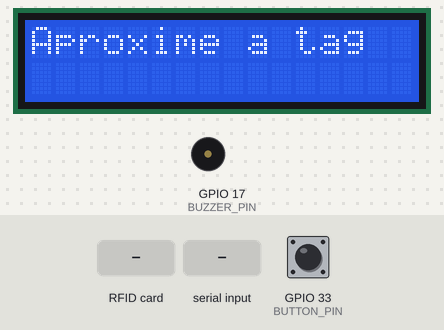
A sketch run on a simulated ESP32. On the bench: 16×2 character LCD, buzzer (waves = sounding). Inputs (shaded band) come from the test bench; at power-on: GPIO 33 (BUTTON_PIN) HIGH. What the sketch prints to the serial monitor is not drawn.

Above: at 1.3 s.
1.4 s: RFID card 5E 7A 19 C4 held to the reader
At 2.2 s:
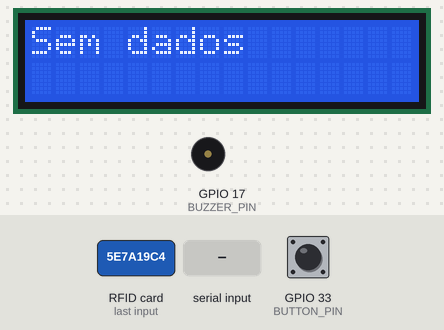
2.9 s: "2#" received over Serial
At 3.06 s:
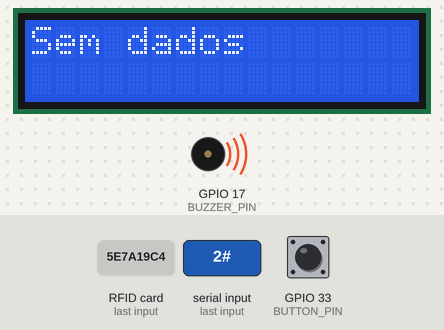
Timing chart, 0 to 5.9 s (numbered marks = the images above; inputs shaded):
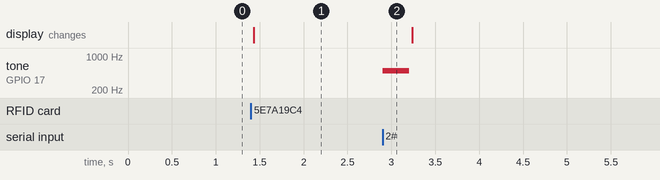

The sketch:

confg_rfid_tag.ino
```cpp
#include <MFRC522.h> //biblioteca responsável pela comunicação com o módulo RFID-RC522
#include <SPI.h> //biblioteca para comunicação do barramento SPI
#include <Wire.h>  // comunicação I2C
#include <LiquidCrystal_I2C.h>  // Biblioteca do display LCD com I2C
//RFID
#define SS_PIN    21
#define RST_PIN   22
#define SIZE_BUFFER     18
#define MAX_SIZE_BLOCK  16
// Definições para o display LCD (adapte conforme necessário)
#define I2C_ADDR    0x27  // Endereço do dispositivo I2C
#define LCD_COLS    16    // Número de colunas do LCD
#define LCD_ROWS    2     // Número de linhas do LCD
#define LCD_SDA     4
#define LCD_SCL     5
// Definição do pino do botão
#define BUTTON_PIN 33
// Definição do pino do buzzer
#define BUZZER_PIN 17
//esse objeto 'chave' é utilizado para autenticação
MFRC522::MIFARE_Key key;
//código de status de retorno da autenticação
MFRC522::StatusCode status;
// Definicoes pino modulo RC522
MFRC522 mfrc522(SS_PIN, RST_PIN);
LiquidCrystal_I2C lcd(I2C_ADDR, LCD_COLS, LCD_ROWS);
void setup() {
  pinMode(BUTTON_PIN, INPUT_PULLUP); // Configura o pino do botão como entrada com pull-up
  Wire.begin(LCD_SDA, LCD_SCL); // Inicializa a comunicação I2C com os pinos SDA e SCL
  // Inicia a serial
  Serial.begin(9600);
  SPI.begin(); // Init SPI bus
  // Inicia MFRC522
  mfrc522.PCD_Init();
  // Inicializa o LCD
  lcd.init();  // Inicializa o LCD
  lcd.backlight();  // Ativa a luz de fundo
  lcd.setCursor(0, 0);  // Define o cursor no início do display
  lcd.print("Aproxime a tag");  // Exibe a mensagem inicial
  // Mensagens iniciais no serial monitor
  Serial.println("Aproxime o seu cartao do leitor...");
  Serial.println();
}
void loop() {
  // Aguarda a aproximacao do cartao e verifica se há cartão
  if (!mfrc522.PICC_IsNewCardPresent() || !mfrc522.PICC_ReadCardSerial()) {
    // Se nenhum cartão estiver presente, exibe a mensagem no LCD
    exibirMensagemAproxime();
    return;
  }
  // Verifica se o botão foi pressionado
    if (digitalRead(BUTTON_PIN) == LOW) {
        // Chama a função de reset do programa
        resetProgram();
    }
  // Faz a leitura dos dados
  leituraDados();
}
void exibirMensagemAproxime() {
  lcd.clear();  // Limpa o display LCD
  lcd.setCursor(0, 0);  // Define o cursor no início do display
  lcd.print("Aproxime a tag");  // Exibe a mensagem inicial
}
//faz a leitura dos dados do cartão/tag
void leituraDados() {
  mfrc522.PICC_DumpDetailsToSerial(&(mfrc522.uid));
  for (byte i = 0; i < 6; i++) {
    key.keyByte[i] = 0xFF;
  }
  byte buffer[SIZE_BUFFER] = {0};
  byte bloco = 1;
  byte tamanho = SIZE_BUFFER;
  status = mfrc522.PCD_Authenticate(MFRC522::PICC_CMD_MF_AUTH_KEY_A, bloco, &key, &(mfrc522.uid));
  if (status != MFRC522::STATUS_OK) {
    Serial.print(F("Authentication failed: "));
    Serial.println(mfrc522.GetStatusCodeName(status));
    return;
  }
  status = mfrc522.MIFARE_Read(bloco, buffer, &tamanho);
  if (status != MFRC522::STATUS_OK) {
    Serial.print(F("Reading failed: "));
    Serial.println(mfrc522.GetStatusCodeName(status));
    return;
  }
  Serial.print(F("\nDados bloco ["));
  Serial.print(bloco);
  Serial.print(F("]: "));
  for (uint8_t i = 0; i < MAX_SIZE_BLOCK; i++) {
    Serial.write(buffer[i]);
  }
  Serial.println(" ");
  // Verifica se os dados lidos são vazios
  bool dadosVazios = true;
  for (uint8_t i = 0; i < MAX_SIZE_BLOCK; i++) {
    if (buffer[i] != 0) {
      dadosVazios = false;
      break;
    }
  }
  // Depois de ler os dados da tag, chame a função para exibir no LCD
  exibirDados(buffer);
  // Mostra as opções dependendo se os dados estão vazios ou não
  if (dadosVazios) {
    Serial.println(F("Dados vazios na tag."));
    Serial.println(F("Opções disponíveis:"));
    Serial.println(F("1 - Gravar Dados"));
    Serial.println(F("2 - Limpar Dados da Tag"));
  } else {
    Serial.println(F("Opções disponíveis:"));
    Serial.println(F("0 - Leitura de Dados"));
    Serial.println(F("1 - Gravar Dados"));
    Serial.println(F("2 - Limpar Dados da Tag"));
  }
  int opcao = menu();
  if (dadosVazios) {
    if (opcao == 1) {
      gravarDados();
    } else if (opcao == 2) {
      limparDados();
    } else {
      Serial.println(F("Opção inválida."));
    }
  } else {
    if (opcao == 0) {
      leituraDados();
    } else if (opcao == 1) {
      gravarDados();
    } else if (opcao == 2) {
      limparDados();
    } else {
      Serial.println(F("Opção inválida."));
    }
  }
  mfrc522.PICC_HaltA();
  mfrc522.PCD_StopCrypto1();
}
void exibirDados(byte *buffer) {
  lcd.clear();  // Limpa o display LCD
  lcd.setCursor(0, 0);  // Define o cursor no início do display
  bool dadosVazios = true;
  for (uint8_t i = 0; i < MAX_SIZE_BLOCK; i++) {
    if (buffer[i] != 0) {
      dadosVazios = false;
      break;
    }
  }
  if (dadosVazios) {
    lcd.print("Sem dados");  // Exibe "Sem dados" se não houver dados na tag
  } else {
    lcd.print("Tag:");  // Se houver dados, exibe o conteúdo
    lcd.setCursor(0, 1);  // Vai para a segunda linha do display
    for (uint8_t i = 0; i < MAX_SIZE_BLOCK; i++) {
      lcd.write(buffer[i]);
    }
  }
}
//faz a gravação dos dados no cartão/tag
void gravarDados()
{
  //imprime os detalhes tecnicos do cartão/tag
  mfrc522.PICC_DumpDetailsToSerial(&(mfrc522.uid));
  // aguarda 30 segundos para entrada de dados via Serial
  Serial.setTimeout(30000L) ;
  Serial.println(F("Insira os dados a serem gravados com o caractere '#' ao final\n[máximo de 16 caracteres]:"));
  //Prepara a chave - todas as chaves estão configuradas para FFFFFFFFFFFFh (Padrão de fábrica).
  for (byte i = 0; i < 6; i++) key.keyByte[i] = 0xFF;
  //buffer para armazenamento dos dados que iremos gravar
  byte buffer[MAX_SIZE_BLOCK] = "";
  byte bloco; //bloco que desejamos realizar a operação
  byte tamanhoDados; //tamanho dos dados que vamos operar (em bytes)
  //recupera no buffer os dados que o usuário inserir pela serial
  //serão todos os dados anteriores ao caractere '#'
  tamanhoDados = Serial.readBytesUntil('#', (char*)buffer, MAX_SIZE_BLOCK);
  //espaços que sobrarem do buffer são preenchidos com espaço em branco
  for(byte i=tamanhoDados; i < MAX_SIZE_BLOCK; i++)
  {
    buffer[i] = ' ';
  }
  bloco = 1; //bloco definido para operação
  String str = (char*)buffer; //transforma os dados em string para imprimir
  Serial.println(str);
  //Authenticate é um comando para autenticação para habilitar uma comuinicação segura
  status = mfrc522.PCD_Authenticate(MFRC522::PICC_CMD_MF_AUTH_KEY_A,
                                    bloco, &key, &(mfrc522.uid));
  if (status != MFRC522::STATUS_OK) {
    Serial.print(F("PCD_Authenticate() failed: "));
    Serial.println(mfrc522.GetStatusCodeName(status));
    delay(1000);
    return;
  }
  //else Serial.println(F("PCD_Authenticate() success: "));
  //Grava no bloco
  status = mfrc522.MIFARE_Write(bloco, buffer, MAX_SIZE_BLOCK);
  if (status != MFRC522::STATUS_OK) {
    Serial.print(F("MIFARE_Write() failed: "));
    Serial.println(mfrc522.GetStatusCodeName(status));
    delay(1000);
    return;
  }
  else{
    Serial.println(F("MIFARE_Write() success: "));
    tocarSomAdicionar();
    delay(1000);
  }
}
void limparDados() {
  mfrc522.PICC_DumpDetailsToSerial(&(mfrc522.uid));
  for (byte i = 0; i < 6; i++) key.keyByte[i] = 0xFF;
  byte buffer[16] = {0}; // Preenche o buffer com zeros para limpar os dados
  byte bloco = 1;
  String str = (char *)buffer;
  status = mfrc522.PCD_Authenticate(MFRC522::PICC_CMD_MF_AUTH_KEY_A, bloco, &key, &(mfrc522.uid));
  if (status != MFRC522::STATUS_OK) {
    Serial.print(F("PCD_Authenticate() failed: "));
    Serial.println(mfrc522.GetStatusCodeName(status));
    return;
  }
  status = mfrc522.MIFARE_Write(bloco, buffer, 16);
  if (status != MFRC522::STATUS_OK) {
    Serial.print(F("MIFARE_Write() failed: "));
    Serial.println(mfrc522.GetStatusCodeName(status));
    return;
  } else {
    Serial.println(F("Dados da tag foram apagados com sucesso!"));
    tocarSomApagar();
  }
}
//menu para escolha da operação
int menu()
{
  Serial.println(F("\nEscolha uma opção:"));
  //Serial.println(F("0 - Leitura de Dados"));
  Serial.println(F("1 - Gravação de Dados\n"));
  Serial.println(F("2 - Limpar Dados da Tag\n"));
  //fica aguardando enquanto o usuário nao enviar algum dado
  while(!Serial.available()){};
  //recupera a opção escolhida
  int op = (int)Serial.read();
  //remove os proximos dados (como o 'enter ou \n' por exemplo) que vão por acidente
  while(Serial.available()) {
    if(Serial.read() == '\n') break;
    Serial.read();
  }
  return (op-48);//do valor lido, subtraimos o 48 que é o ZERO da tabela ascii
}
void tocarSomAdicionar() {
  for (int freq = 800; freq <= 1200; freq += 100) {
    tone(BUZZER_PIN, freq, 50);
    delay(60); // Pequeno atraso entre as mudanças de frequência
  }
}
void tocarSomApagar() {
  // Toca um som mais longo para indicar a remoção
  tone(BUZZER_PIN, 500, 300); // 500 Hz por 300 ms
}
void resetProgram() {
    // Reinicialize variáveis, estados, e possivelmente chame setup()
}
```

Measured:
- after the input at 1.4 s, the display: changes at once (image 1)
- after the input at 2.9 s, tone on GPIO 17 (BUZZER_PIN): silent → 500 Hz at once, → silent 0.30 s later
